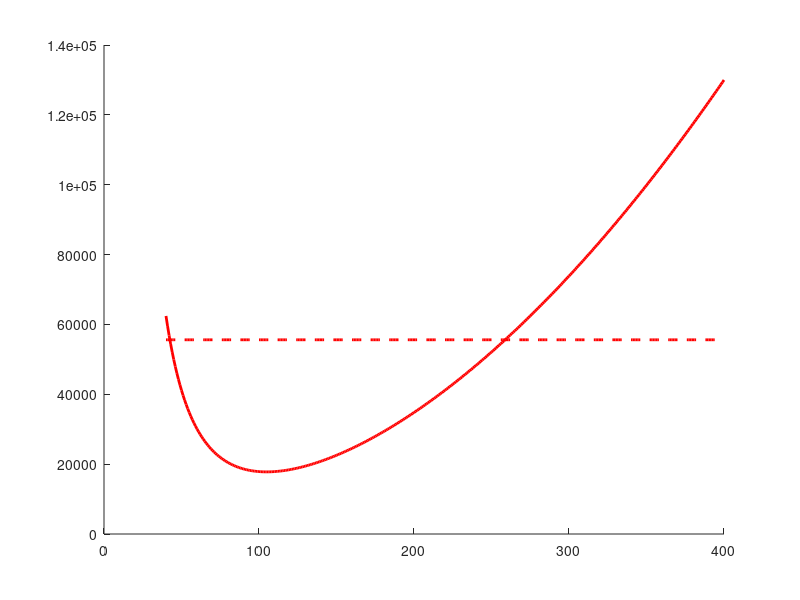

This chart was generated by the following MATLAB code: (Note: this script raises an error after producing the figure.)
%Trabalho Final - Desempenho
%Parte 2 - Envelope de voo em cruzeiro
%Exercício 3B: Comparação com Nível do Mar (SL) e FL450 (45000ft ou 13716m)

%% Modelo da Aeronave
m = 33100; %massa total (kg)
S = 88; %Área da asa (m^2)
CL_max = 2.0; %Coeficiente de sustentação máx. p/ flapes recolhidos
g = 9.81; %gravidade (m/s^2)

%% Cálculos dos demais dados
% Peso (N)
W = m * g;

% Densidade do ar para as 3 altitudes (kg/m³)
altitudes = [0, 3048, 13716];% Nível do mar = 0; 10.000 ft = 3.048m e 45000ft = 13716m.
rho = 1.225 * exp(-altitudes / 8500);
%confirmar rho, dito que achei a fórmula por pesquisa na internet kkkkkkkkk

% Arrasto parasita
CD0 = 0.015; %Para flapes Recolhidos: CD = CD0 + k(CL)^2 (p nossa aeronave: CD = 0.015 + 0.05CL^2)
%slide nº 6 (Aula: Envelopes de Voo)

% Coeficiente de arrasto induzido
k = 0.05; %Para flapes Recolhidos: CD = CD0 + k(CL)^2 (p nossa aeronave: CD = 0.015 + 0.05CL^2)
%slide nº 6 (Aula: Envelopes de Voo)

% Velocidades de teste (m/s)
V = 40:1:400; % Ampliada para cobrir FL450

%% Plot
% Cores para cada altitude
colors = ['r', 'g', 'b'];

figure; hold on;

%% Loop para cada altitude
for i = 1:length(altitudes)
    % Tração disponível (manete 100%)
    T_available = 2 * ( (rho(i)/1.225).^(0.6) * 27800 ); %slide nº 11 (Aula: Envelopes de Voo)
    
    % Tração requerida (Arrasto):

    % Coeficiente de sustentação (CL)
    CL = (2 * W) ./ (rho(i) .* S .* V.^2); %slide nº 5 (Aula: Envelopes de Voo)

    % Coeficiente de arrasto (CD)
    CD = CD0 + k * CL.^2; %slide nº 6 (Aula: Envelopes de Voo)

    % Tração requerida (Arrasto Parabólico)
    D = 0.5 * rho(i) * V.^2 * S .* CD; %slide nº 6 (Aula: Envelopes de Voo)
    
    % Plot das curvas de tração
    plot(V, D, 'Color', colors(i), 'LineWidth', 2, ...
         'DisplayName', ['Tração Req. @ ' num2str(altitudes(i)/1000) ' m']);
    plot(V, T_available * ones(size(V)), '--', 'Color', colors(i), 'LineWidth', 2, ...
         'DisplayName', ['Tração Disp. @ ' num2str(altitudes(i)/1000) ' m']);
    
    % Linha de estol com legenda
    V_stall = sqrt(2 * W / (rho(i) * S * CL_max));
    xline(V_stall, '--', 'Color', colors(i), ...
        'DisplayName', ['Vel. Estol (' num2str(altitudes(i)/1000) ' m)']);
end

% Limite de velocidade máxima (Vmo)
%Vmo = 890 / 3.6; % 890 km/h -> m/s
%xline(Vmo, 'k--', 'LineWidth', 1.5, 'DisplayName', 'V_{mo}');

% Ajustes do gráfico
xlabel('Velocidade (m/s)');
ylabel('Tração (N)');
title('Tração vs. Velocidade em Diferentes Altitudes');
legend('Location', 'northeast');
grid on;
